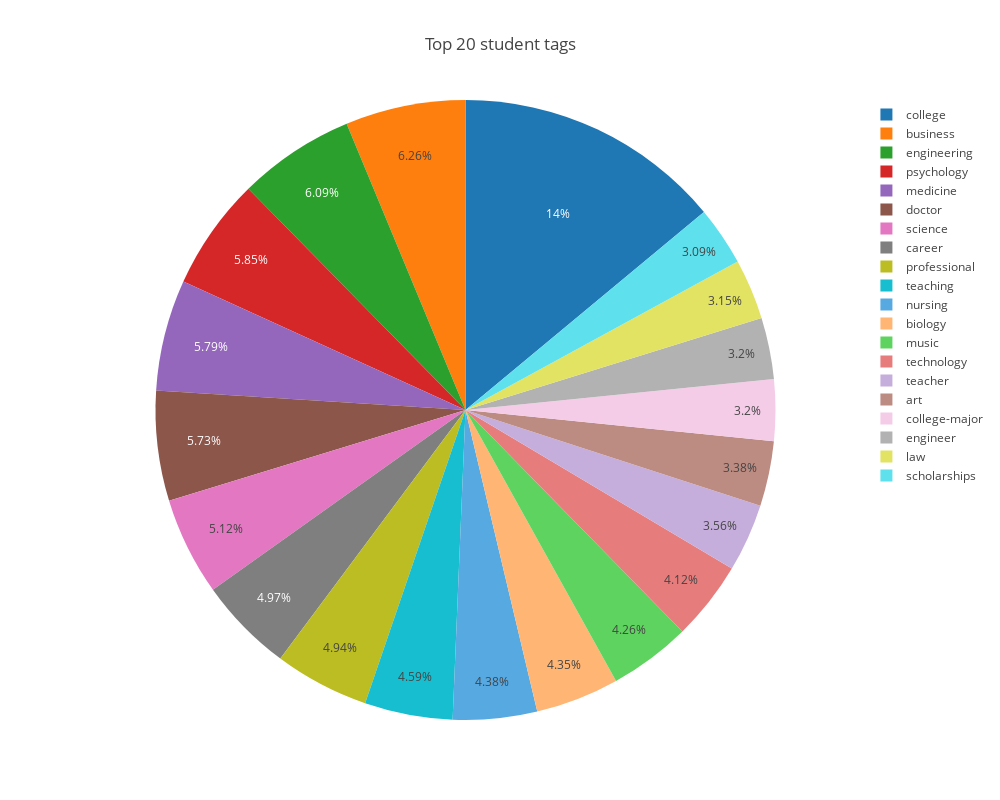

Notebook source saved alongside this figure:
### Code cell
data = [go.Pie(values=top_20_student_tags.values
               ,labels=list(top_20_student_tags.index)
              )
       ]
layout=dict(
    width=1000
    ,height=800
    ,title='Top 20 student tags'
    ,xaxis=dict(
        title='# Users'
    )
    ,yaxis=go.layout.YAxis(
        automargin=True
        ,titlefont=dict(size=30)
        ,tickfont=dict(size=12)
    )
)
fig = go.Figure(data=data,layout=layout)
iplot(fig)

### Figure 1 — Plotly figure (JSON) as saved in the notebook; plotly's stock layout.template omitted (floating-point values rounded to 4 significant figures)
{"data": [{"labels": ["scholarships", "law", "college-major", "engineer", "art", "teacher", "technology", "music", "biology", "nursing", "teaching", "professional", "career", "science", "doctor", "medicine", "psychology", "engineering", "business", "college"], "values": [105, 107, 109, 109, 115, 121, 140, 145, 148, 149, 156, 168, 169, 174, 195, 197, 199, 207, 213, 475], "type": "pie", "uid": "b3657315-6cba-4c98-9993-9a63c97de6e4"}], "layout": {"height": 800, "title": {"text": "Top 20 student tags"}, "width": 1000, "xaxis": {"title": {"text": "# Users"}}, "yaxis": {"automargin": true, "tickfont": {"size": 12}, "title": {"font": {"size": 30}}}}}
